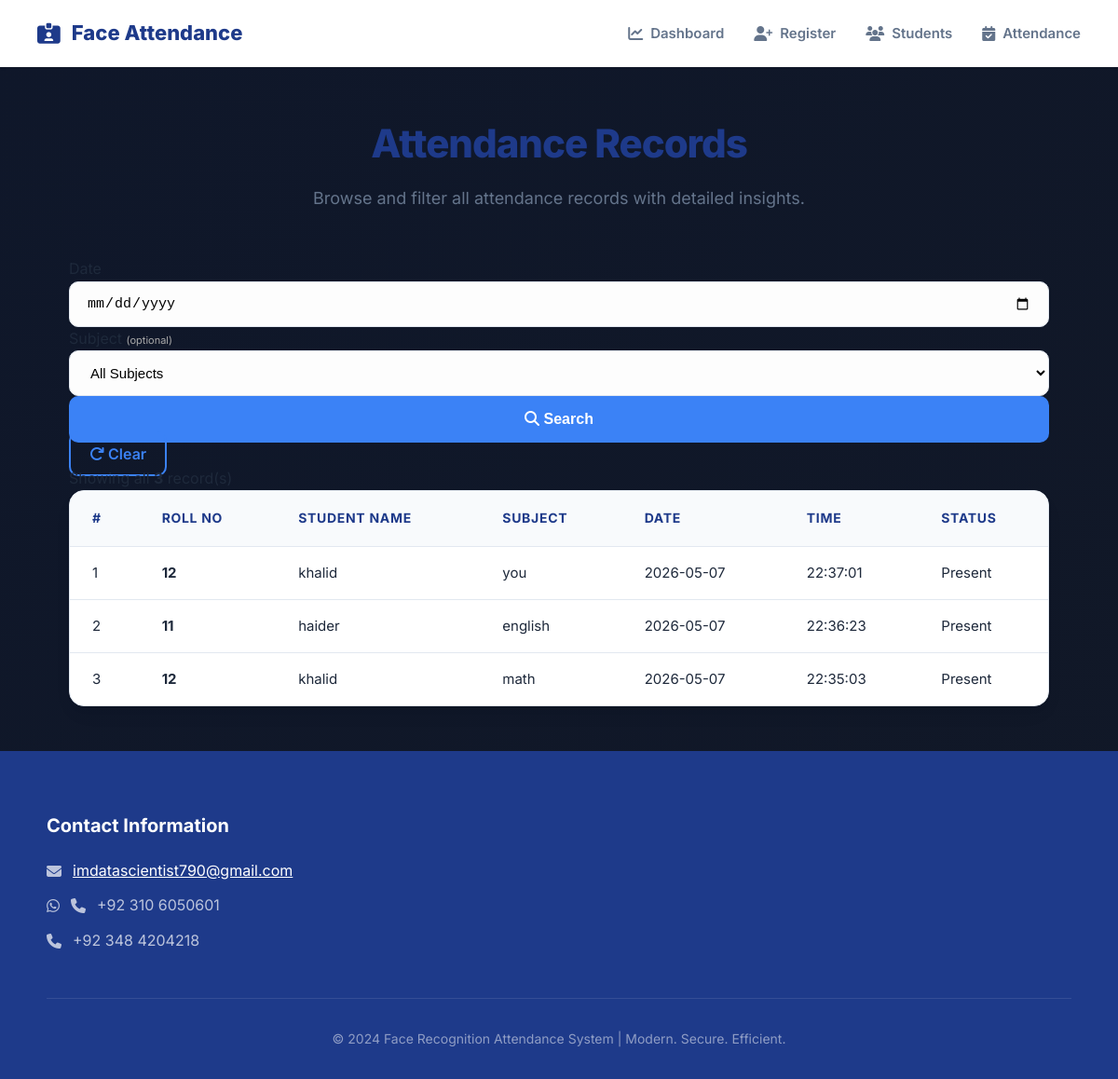
The app's page /view, older data.
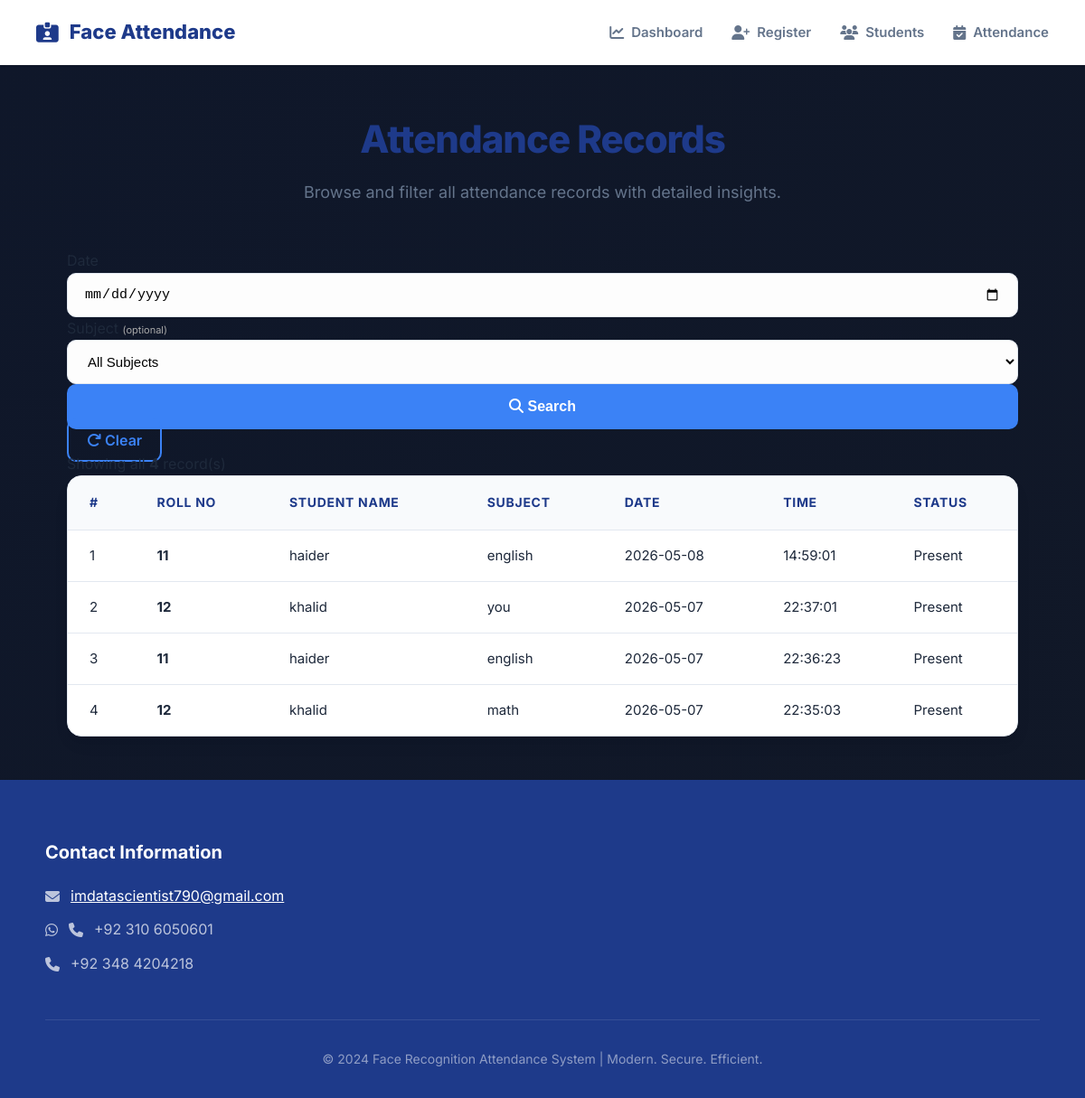
The same page, newer data.
### database.py (models this page shows)
class Attendance(db.Model):
    id         = db.Column(db.Integer, primary_key=True)
    student_id = db.Column(db.String(50), nullable=False)
    name       = db.Column(db.String(100), nullable=False)
    subject    = db.Column(db.String(100), nullable=False)
    date       = db.Column(db.String(20), nullable=False)
    time       = db.Column(db.String(20), nullable=False)
    status     = db.Column(db.String(20), default='Present')

### app.py (the view)
@app.route('/view')
def view():
    sel_date    = request.args.get('date', '')
    sel_subject = request.args.get('subject', '')
    query = Attendance.query
    if sel_date:    query = query.filter_by(date=sel_date)
    if sel_subject: query = query.filter_by(subject=sel_subject)
    records  = query.order_by(Attendance.date.desc(), Attendance.time.desc()).all()
    subjects = [s[0] for s in db.session.query(Attendance.subject).distinct().all()]
    if sel_date:
        present_count = len(set(r.student_id for r in records))
    else:
        present_count = None
    return render_template('view.html',
                           records=records,
                           subjects=subjects,
                           sel_date=sel_date,
                           sel_subject=sel_subject,
                           present_count=present_count,
                           total_students=Student.query.count())

### templates/view.html (shortened to what this page needs)
{% extends "base.html" %}
{% block content %}
<div class="page-header">
  <h1>Attendance Records</h1>
  <p class="subtitle">Browse and filter all attendance records with detailed insights.</p>
</div>
<form class="filter-row" method="GET" action="/view">
  <div class="filter-group">
    <label>Date</label>
    <input type="date" name="date" value="{{ sel_date }}">
  </div>
  <div class="filter-group">
    <label>Subject <span style="color:#aaa;font-size:11px;">(optional)</span></label>
    <select name="subject">
      <option value="">All Subjects</option>
    </select>
  </div>
  <div class="filter-actions">
    <button type="submit" class="btn-primary"><i class="fas fa-search"></i> Search</button>
    <a href="/view" class="btn-outline"><i class="fas fa-redo"></i> Clear</a>
  </div>
</form>
<p class="record-count">
  {% if sel_date %}
    Showing <strong>{{ records|length }}</strong> record(s) for <strong>{{ sel_date }}</strong>
    {% if sel_subject %} — Subject: <strong>{{ sel_subject }}</strong>{% endif %}
  {% else %}
    Showing all <strong>{{ records|length }}</strong> record(s)
  {% endif %}
</p>
{% if records %}
<div class="table-wrap">
  <table>
    <thead>
      <tr>
        <th>#</th>
        <th>Roll No</th>
        <th>Student Name</th>
        <th>Subject</th>
        <th>Date</th>
        <th>Time</th>
        <th>Status</th>
      </tr>
    </thead>
    <tbody>
      {% for r in records %}
      <tr>
        <td>{{ loop.index }}</td>
        <td><strong>{{ r.student_id }}</strong></td>
        <td>{{ r.name }}</td>
        <td>{{ r.subject }}</td>
        <td>{{ r.date }}</td>
        <td>{{ r.time }}</td>
        <td><span class="badge badge-green">{{ r.status }}</span></td>
      </tr>
      {% endfor %}
    </tbody>
  </table>
</div>
{% elif sel_date %}
<div class="notice notice-warn">
  No attendance records found for <strong>{{ sel_date }}</strong>.
  {% if sel_subject %} Try clearing the subject filter.{% endif %}
</div>
{% else %}
<div class="notice notice-info">
  Select a date above to view attendance, or leave it blank to see all records.
</div>
{% endif %}
{% endblock %}

Row changes from the older to the newer data that the page shows:
added Attendance: student_id "11", name "haider", subject "english", date "2026-05-08", time "14:59:01", status "Present"
Text that changed along with them:
{{ records|length }}: "3" → "4"
